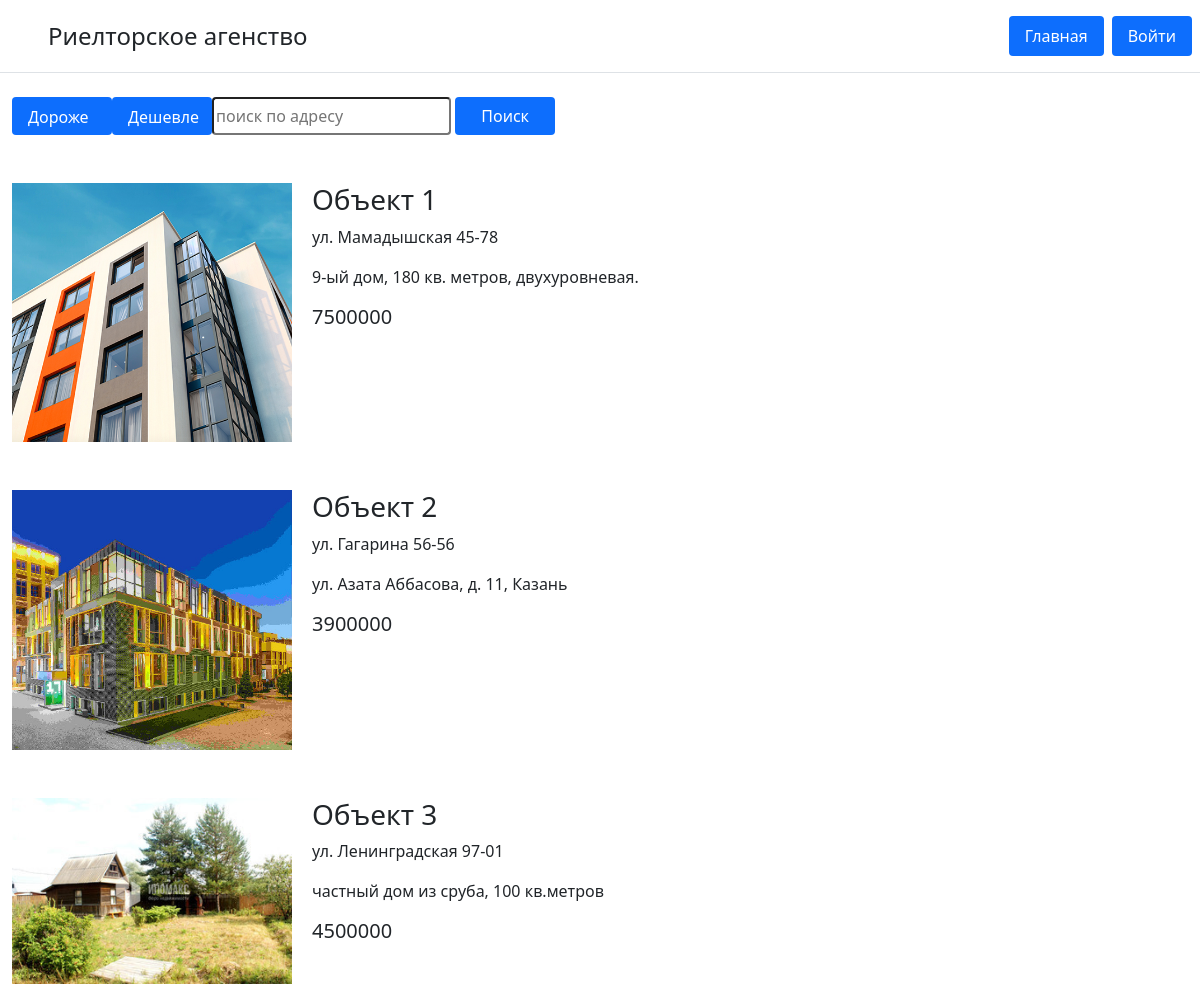
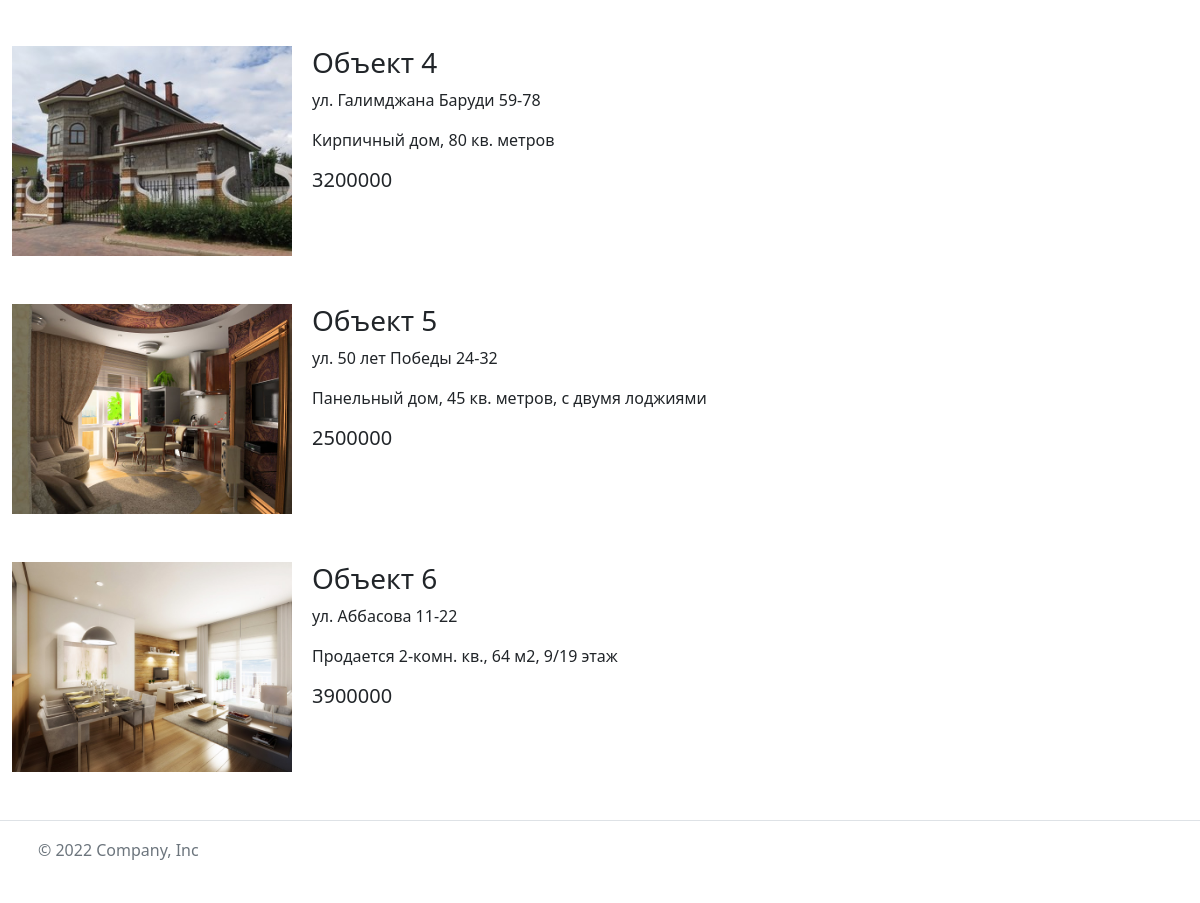
Page /test.php on the committed database (2 pictures, top to bottom).
### tables this page shows
CREATE TABLE `realty_info` (
  `id` int(11) NOT NULL,
  `title` varchar(255) NOT NULL,
  `address` varchar(255) NOT NULL,
  `description` text NOT NULL,
  `price` int(11) NOT NULL,
  `img` text NOT NULL,
  `relevance` varchar(30) NOT NULL DEFAULT 'актуально'
);

### test.php (the view, shortened to what this page needs)
<!DOCTYPE html>
<html lang="en">
<head>
    <?php include "includes/allstyles.php"?>
</head>
<body>
    <?php include "includes/header.php" ?>
    <div class="container-xxl">
        <div class="row mb-5">
          <div class="col-1 ">
              <a href="#" class="nav-link active unic_button expansive_button" aria-current="page">Дороже</a>
          </div>
          <div class="col-1 ">
              <a href="#" class="nav-link active unic_button cheap_button" aria-current="page">Дешевле</a>
          </div>
            <div class="col-5  ">
                <input type="text" placeholder="поиск по адресу" class="search_input" name="address" id="address">
                <button type="button" class="unic_button search_button">Поиск</button>
            </div>
        </div>
      <div class="realty_list" id="result">
      <?php
          $mysql = new mysqli('localhost', 'root', 'root', 'realdy_db');
          $result = $mysql->query("SELECT * FROM `realty_info` WHERE `relevance`='актуально'");
          while($row = $result->fetch_assoc()){
            echo '
            <div class="row mb-5">
              <div class="col-md-3"><img src="' . $row[img] . '" alt=""></div>
              <div class="col">
                <h3 class="realty_item_title">' . $row[title] . '</h3>
                <p class="realty_item_address">' . $row[address] . '</p>
                <p class="realty_item_description">' . $row[description] . '</p>
                <p class="realty_item_price h5">' . $row[price] . '</p>
              </div>
            </div>';
          }
        ?>
      </div>
    </div>
  <?php include "includes/footer.php" ?>
</body>
</html>

### styles/style.css (style rules this page uses)
.realty_list img { width: 280px; }
.unic_button { color: #fff; background-color: #0d6efd; border: 0; border-radius: 0.25rem; width: 100px; height: 38px; }
.search_input { border-radius: 0.25rem; height: 38px; }

### rows in the picture
realty_info: img (picture), title "Объект 1", address "ул. Мамадышская 45-78", description "9-ый дом, 180 кв. метров, двухуровневая.", price "7500000"
realty_info: img (picture), title "Объект 2", address "ул. Гагарина 56-56", description "ул. Азата Аббасова, д. 11, Казань", price "3900000"
realty_info: img (picture), title "Объект 3", address "ул. Ленинградская 97-01", description "частный дом из сруба, 100 кв.метров", price "4500000"
realty_info: img (picture), title "Объект 4", address "ул. Галимджана Баруди 59-78", description "Кирпичный дом, 80 кв. метров", price "3200000"
realty_info: img (picture), title "Объект 5", address "ул. 50 лет Победы 24-32", description "Панельный дом, 45 кв. метров, с двумя лоджиями", price "2500000"
realty_info: img (picture), title "Объект 6", address "ул. Аббасова 11-22", description "Продается 2-комн. кв., 64 м2, 9/19 этаж", price "3900000"
